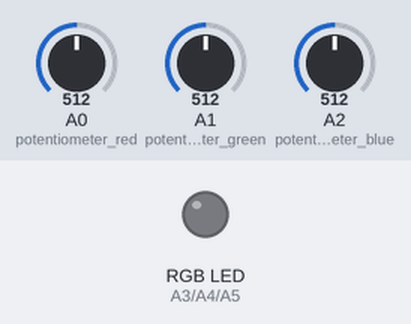
A sketch run on a simulated Arduino Uno, built with avr-gcc and run on an emulated ATmega328P. Parts: an RGB LED mixed from three pins (HIGH = lit). Inputs (shaded band) come from the test bench; at power-on: A0 (potentiometer_red) = 512, A1 (potentiometer_green) = 512, A2 (potentiometer_blue) = 512.

Above: at 1.2 s.
1.3 s: A0 (potentiometer_red) set to 523
At 2.2 s:
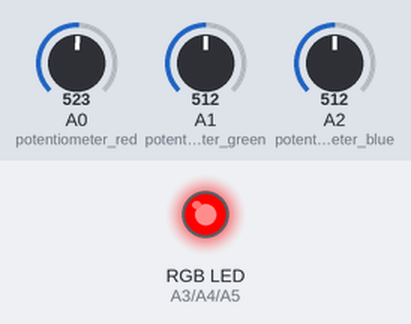
2.8 s: A1 (potentiometer_green) set to 527
At 3.4 s:
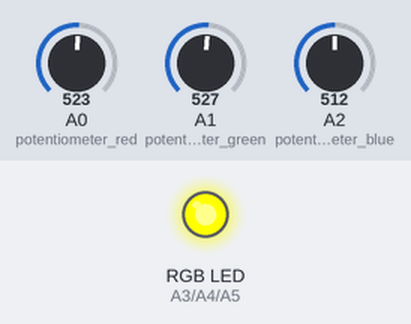
4.3 s: A2 (potentiometer_blue) set to 529
At 4.7 s:
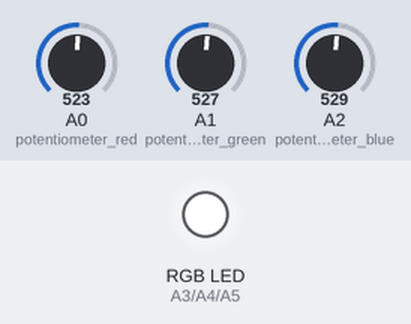
5.8 s: A0 (potentiometer_red) set to 511
At 6.7 s:
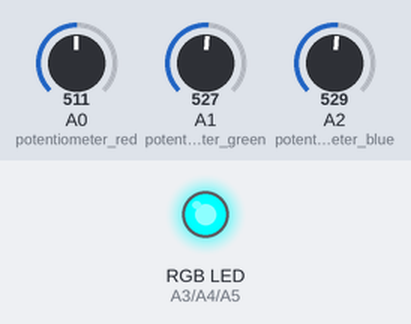
7.3 s: A1 (potentiometer_green) set to 511
At 8.0 s:
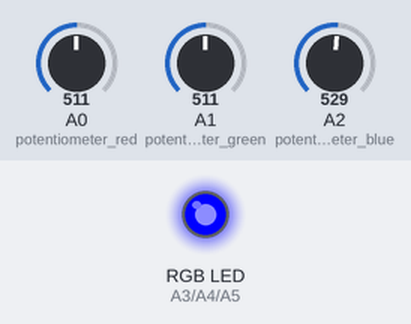
8.8 s: A0 (potentiometer_red) set to 716
At 9.3 s:
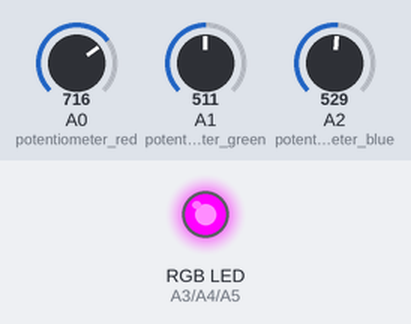
Timing chart, 0 to 11.3 s (numbered marks = the images above; inputs shaded):
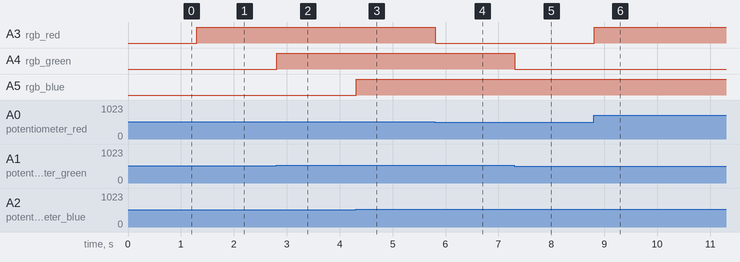

The sketch:

rgb_3potentiometers.ino
```cpp
int potentiometer_red = A0;
int potentiometer_green = A1;
int potentiometer_blue = A2;

int rgb_red = A3;
int rgb_green = A4;
int rgb_blue = A5;

void setup()
{
  pinMode(potentiometer_red, INPUT); //b10k Potentiometer Input (Red)
  pinMode(potentiometer_green, INPUT); //b10k Potentiometer Input (Green)
  pinMode(potentiometer_blue, INPUT); //b10k Potentiometer Input (Blue)

  pinMode(rgb_red, OUTPUT); //RGB Output (Red)
  pinMode(rgb_green, OUTPUT); //RGB Output (Green)
  pinMode(rgb_blue, OUTPUT); //RGB Output (Blue)
}

void loop()
{
  analogWrite(rgb_red, map(analogRead(potentiometer_red), 0, 1023, 0, 255));
  analogWrite(rgb_green, map(analogRead(potentiometer_green), 0, 1023, 0, 255));
  analogWrite(rgb_blue, map(analogRead(potentiometer_blue), 0, 1023, 0, 255));
  delay(10); // Delay a little bit to improve simulation performance
}
```

Measured:
- the behaviour switches between 513 and 514 on A0 (potentiometer_red) (found by bisection; images 0 and 1)
- the behaviour switches between 513 and 514 on A1 (potentiometer_green) (found by bisection; images 1 and 2)
- the behaviour switches between 513 and 514 on A2 (potentiometer_blue) (found by bisection; images 2 and 3)
- after the input at 1.3 s, A3 (rgb_red): LOW → HIGH at once
- after the input at 2.8 s, A4 (rgb_green): LOW → HIGH at once
- after the input at 4.3 s, A5 (rgb_blue): LOW → HIGH at once
- after the input at 5.8 s, A3 (rgb_red): HIGH → LOW at once
- after the input at 7.3 s, A4 (rgb_green): HIGH → LOW at once
- after the input at 8.8 s, A3 (rgb_red): LOW → HIGH at once
